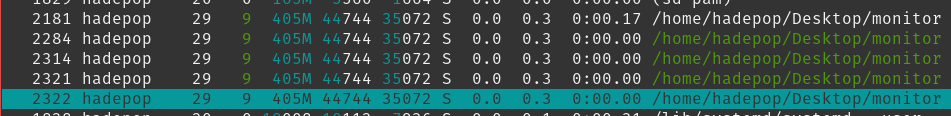
#> input picture media/image.png, 951 x 116 px, found by its file name
$ python pencil.py
#> lines starting #> are read from the running program, lines starting #| are printed output that depends on the picture
import cv2

def pencil_sketch(image_path, output_path):
#> called with image_path = 'image.png', output_path = 'pencil_sketch.png'
    img = cv2.imread(image_path)
#> img is the input picture: shape (116, 951, 3); mean B, G, R 76, 79.1, 53.6
    gray_img = cv2.cvtColor(img, cv2.COLOR_BGR2GRAY)
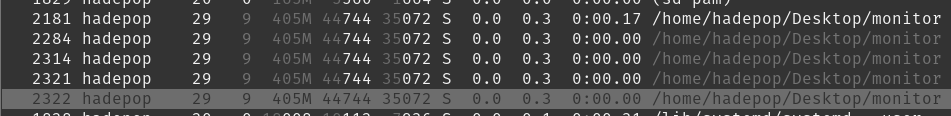
#> gray_img: shape (116, 951); min 51, max 242, mean 71.2
    inverted_img = 255 - gray_img
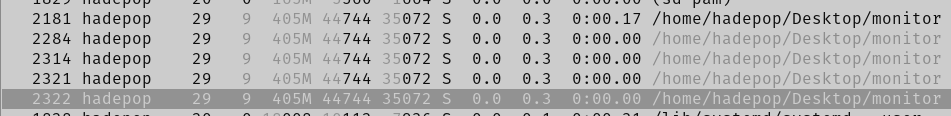
#> inverted_img: shape (116, 951); min 13, max 204, mean 183.8
    blurred_img = cv2.GaussianBlur(inverted_img, (21, 21), 0)
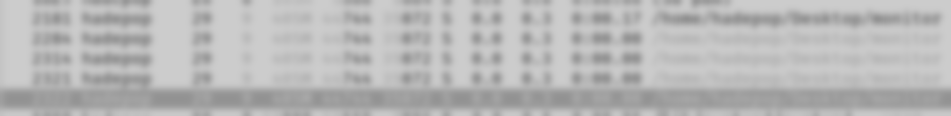
#> blurred_img: shape (116, 951); min 145, max 204, mean 183.9
    sketch_img = cv2.divide(gray_img, 255 - blurred_img, scale=256)
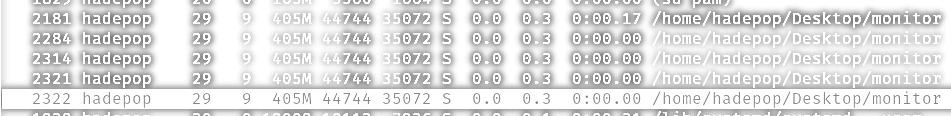
#> sketch_img: shape (116, 951); min 119, max 255, mean 222.4
    cv2.imwrite(output_path, sketch_img)

# Example usage
pencil_sketch("image.png", "pencil_sketch.png")
